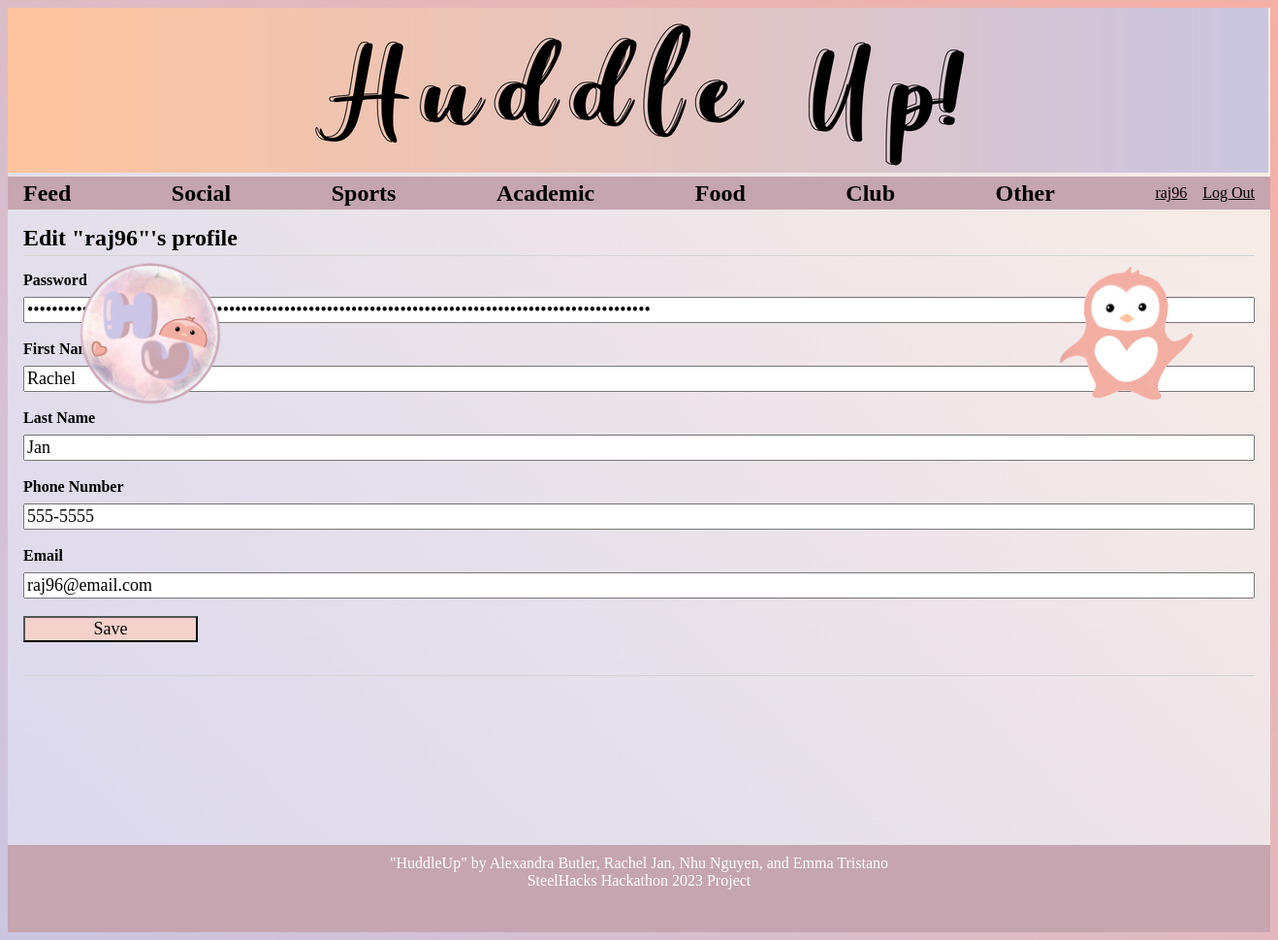
The page /5/p_update (signed in) on the database its author committed.
### tables this page shows
CREATE TABLE user (
  id INTEGER PRIMARY KEY AUTOINCREMENT,
  username TEXT UNIQUE NOT NULL,
  password TEXT NOT NULL,
  first_name TEXT NOT NULL,
  last_name TEXT NOT NULL,
  phone_num TEXT NOT NULL,
  email TEXT NOT NULL
);

### flaskr/blog.py (the view, shortened to what this page needs)
@bp.route('/<int:id>/p_update', methods=('GET', 'POST'))
@login_required
def p_update(id, check_author=True):
    user = get_user(id)
    if check_author and user['id'] != g.user['id']:
        abort(403)
    return render_template('blog/p_update.html', user=user)

### flaskr/auth.py (called while the page is built)
@bp.before_app_request
def load_logged_in_user():
    user_id = session.get('user_id')
    if user_id is None:
        g.user = None
    else:
        g.user = get_db().execute(
            'SELECT * FROM user WHERE id = ?', (user_id,)
        ).fetchone()

def login_required(view):
    @functools.wraps(view)
    def wrapped_view(**kwargs):
        if g.user is None:
            return redirect(url_for('auth.login'))
        return view(**kwargs)
    return wrapped_view

### flaskr/blog.py (called while the page is built)
def get_user(id):
    user = get_db().execute(
        'SELECT u.id, username, password, first_name, last_name, phone_num, email'
        ' FROM user u'
        ' WHERE u.id = ?',
        (id,)
    ).fetchone()
    if user is None:
        return 'none'
    return user

### flaskr/db.py (called while the page is built)
def get_db():
    if 'db' not in g:
        g.db = sqlite3.connect(
            current_app.config['DATABASE'],
            detect_types=sqlite3.PARSE_DECLTYPES
        )
        g.db.row_factory = sqlite3.Row
    return g.db

### flaskr/templates/blog/p_update.html
{% extends 'base.html' %}
{% block header %}
<h1>{% block title %}Edit "{{ user['username'] }}"'s profile{% endblock %}</h1>
{% endblock %}
{% block content %}
<form method="post">
    <label for="password">Password</label>
    <input type="password" name="password" id="password" value="{{ request.form['password'] or user['password'] }}"
        required>
    <label for="first_name">First Name</label>
    <input name="first_name" id="first_name" value="{{ request.form['first_name'] or user['first_name'] }}" required>
    <label for="last_name">Last Name</label>
    <input type="last_name" name="last_name" id="last_name" value="{{ request.form['last_name'] or user['last_name'] }}"
        required>
    <label for="phone_num">Phone Number</label>
    <input type="phone_num" name="phone_num" id="phone_num" value="{{ request.form['phone_num'] or user['phone_num'] }}"
        required>
    <label for="email">Email</label>
    <input name="email" name="email" id="email" value="{{ request.form['email'] or user['email'] }}" required>
    <input type="submit" value="Save">
</form>
<hr>
{% endblock %}

### flaskr/templates/base.html (shortened to what this page needs)
<!doctype html>
<html lang='en'>
<link rel="stylesheet" href="{{ url_for('static', filename='style.css') }}">
<body>
    <div class="banner"><img src="../static/home2.png" alt="home image"></div>
    <img src="../static/penguin.png" alt="penguin image" width="150" height="150"
        style="float:right;position:absolute;text-align:right;bottom:550px;right:80px;"></div>
    <img src="../static/icon.png" alt="icon" width="150" height="150"
        style="float:left;position:absolute;text-align:left;bottom:550px;left:80px;"></div>
</body>
<nav>
    <h1><a href="/">Feed</a></h1>
    <h1><a href="{{ url_for('blog.filter_post', filter_name='#Social') }}">Social</a></h1>
    <h1><a href="{{ url_for('blog.filter_post', filter_name='#Sports') }}">Sports</a></h1>
    <h1><a href="{{ url_for('blog.filter_post', filter_name='#Academic') }}">Academic</a></h1>
    <h1><a href="{{ url_for('blog.filter_post', filter_name='#Food') }}">Food</a></h1>
    <h1><a href="{{ url_for('blog.filter_post', filter_name='#Club') }}">Club</a></h1>
    <h1><a href="{{ url_for('blog.filter_post', filter_name='#Other') }}">Other</a></h1>
    <ul>
        {% if g.user %}
        <li><a href="{{ url_for('blog.profile', id=g.user['id']) }}">{{ g.user['username'] }}</a>
        <li><a href="{{ url_for('auth.logout') }}">Log Out</a>
            {% else %}
        <li><a href="{{ url_for('auth.register') }}">Register</a>
        <li><a href="{{ url_for('auth.login') }}">Log In</a>
            {% endif %}
    </ul>
</nav>
<section class="content">
    <header>
        {% block header %}{% endblock %}
    </header>
    {% block content %}{% endblock %}
</section>
<div>
    <footer id="footer">
        <p>"HuddleUp" by Alexandra Butler, Rachel Jan, Nhu Nguyen, and Emma Tristano</p>
        <p>SteelHacks Hackathon 2023 Project</p>
    </footer>
</div>
</html>

### flaskr/static/style.css (style rules this page uses)
* { font-family: "Gill Sans"; }
.banner { text-align: left; padding-left: 0; padding-top: 0; padding-bottom: 0; }
html { font-family: sans-serif; background: linear-gradient(45deg, #CAC6E1, #F5AFA4); }
body { background: linear-gradient(45deg, #D9D7ED, #FAEEE6); }
h1 { color: black; }
a { color: black; }
hr { border: none; border-top: 1px solid lightgray; }
nav { background: #C5A5B0; display: flex; align-items: center; padding: 0 0.5rem; }
nav h1 { flex: auto; margin: 0; }
nav h1 a { text-decoration: none; padding: 0.25rem 0.5rem; }
nav ul { display: flex; list-style: none; margin: 0; padding: 0; }
nav ul li a, nav ul li span, header .action { display: block; padding: 0.5rem; }
.content { padding: 0 1rem 1rem; }
.content>header { border-bottom: 1px solid lightgray; display: flex; align-items: flex-end; }
.content>header h1 { flex: auto; margin: 1rem 0 0.25rem 0; }
.content form { margin: 1em 0; display: flex; flex-direction: column; }
.content label { font-weight: bold; margin-bottom: 0.5em; }
.content input, .content textarea { margin-bottom: 1em; font-size: large; background-color: linear-gradient(45deg, #efe1da, #dbd9ee); }
input[type=submit] { align-self: start; min-width: 10em; background-color: #f4d2cb; }
footer { text-align: center; margin: 0; height: 10vh; margin-top: 150px; padding-top: 10px; padding-bottom: 0px; position: relative; background-color: #C5A5B0; color: white; overflow: auto; font-size: medium; }
footer p { margin: 0; padding: 0; }

### rows shown on the page
user: user.username "raj96", username "raj96", first_name "Rachel", last_name "Jan", phone_num "555-5555", email "raj96@email.com"
